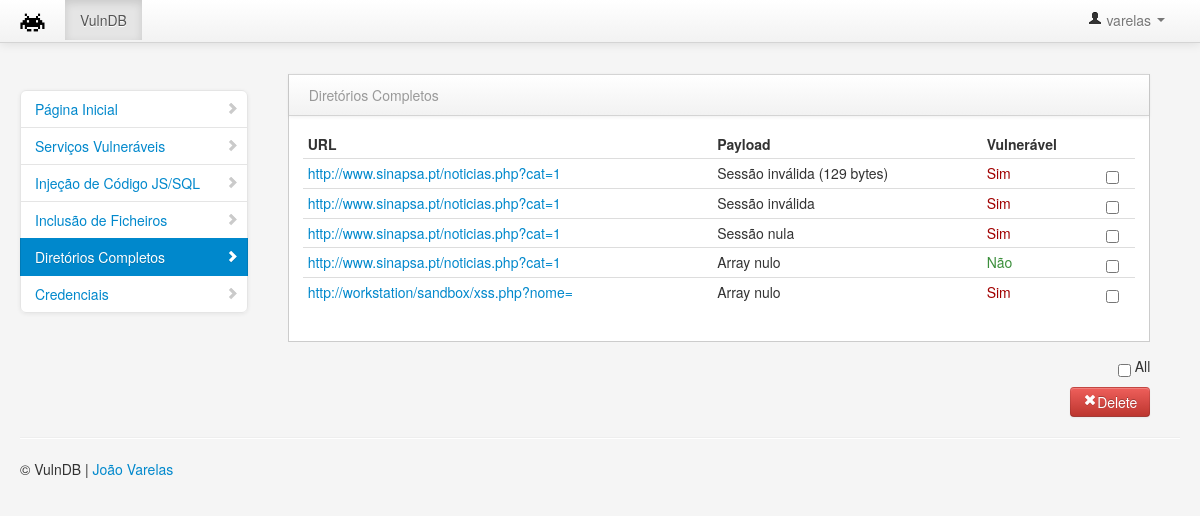
Page /vulndb/fpd.php (signed in) on the committed database.
### tables this page shows
CREATE TABLE IF NOT EXISTS `fpd` (
  `id` int(11) NOT NULL AUTO_INCREMENT,
  `url` varchar(255) NOT NULL,
  `payload` varchar(255) NOT NULL,
  `vuln` tinyint(1) NOT NULL,
  PRIMARY KEY (`id`)
);

### vulndb/fpd.php (the view, shortened to what this page needs)
<?php
include("includes/db.php");
include("includes/header.php");
include("includes/sidebar.php");
?>
                <div class="span9" id="content">
<div class="row-fluid">
                        <div class="block">
                            <div class="navbar navbar-inner block-header">
                                <div class="muted pull-left">Diret&#xF3;rios Completos</div>
                            </div>
                            <div class="block-content collapse in">
                                <div class="span12">
<form action="fpd.php" method="POST">
  									<table class="table table-condensed">
						              <thead>
						                <tr>
						                  <th>URL</th>
						                  <th>Payload</th>
                                          <th>Vulner&#225;vel</th>
						                </tr>
						              </thead>
						              <tbody>
                                                                      	<?php
	$result = mysqli_query($mysqli,"SELECT * FROM fpd ORDER BY id DESC");
while($row = mysqli_fetch_array($result)) {
?>
						                <tr>
						                  <td><a href="<?php echo $row['url'];?>"><?php echo (strlen($row['url']) > 50 ? substr($row['url'], 0, 50)."..." : $row['url']);?></a></td>
						                  <td><?php echo $row['payload'];?></td>
                                          <td><?php if($row['vuln'] == '1'){echo '<font color="#A10000">Sim</font>';}else{echo '<font color="#3C8F3C">N&#227;o</font>';}?></td>
                                          <td><input name="checkbox[]" type="checkbox" value="<?php echo $row['id']; ?>"></td>
						                </tr>
						                <?php }; ?>
						              </tbody>
						            </table>
                                </div>
                            </div>
                        </div>
                         <p align="right"><input type="checkbox" onClick="toggle(this)" /> All</p>
                        <button style="float:right" class="btn btn-danger" name="del"><i class="icon-remove icon-white"></i>Delete</button></p>
                    </div>
                </div>
            </div>
            <hr>
            <footer>
                <p>&copy; VulnDB | <a href="https://github.com/joaovarelas">Jo&#227;o Varelas</a></p>
            </footer>
        </div>
    </body>
</html>

### vulndb/includes/header.php (shortened to what this page needs)
<!DOCTYPE html>
<html class="no-js">
    <head>
        <link href="bootstrap/css/bootstrap.min.css" rel="stylesheet" media="screen">
        <link href="bootstrap/css/bootstrap-responsive.min.css" rel="stylesheet" media="screen">
        <link href="vendors/easypiechart/jquery.easy-pie-chart.css" rel="stylesheet" media="screen">
        <link href="assets/styles.css" rel="stylesheet" media="screen">
        <link href="assets/DT_bootstrap.css" rel="stylesheet" media="screen">
              <link href="vendors/uniform.default.css" rel="stylesheet" media="screen">
    </head>
    <body>
        <div class="navbar navbar-fixed-top">
            <div class="navbar-inner">
                <div class="container-fluid">
                    <a class="brand" href="index.php"><img src="./images/space.png" width="25px" height="25px"></a>
                    <div class="nav-collapse collapse">
                        <ul class="nav pull-right">
                            <li class="dropdown">
                                <a href="#" role="button" class="dropdown-toggle" data-toggle="dropdown"> <i class="icon-user"></i> <?php echo $_SESSION['username'];?> <i class="caret"></i>
                                </a>
                            </li>
                        </ul>
                        <ul class="nav">
                            <li class="active">
                                <a href="index.php">VulnDB</a>
                            </li>
                        </ul>
                    </div>
                </div>
            </div>
        </div>

### vulndb/includes/sidebar.php (shortened to what this page needs)
<div class="container-fluid">
    <div class="row-fluid">
        <div class="span3" id="sidebar">
            <ul class="nav nav-list bs-docs-sidenav nav-collapse collapse">
                <li <?php if(basename($_SERVER["SCRIPT_FILENAME"]) == 'index.php'){echo ' class="active" ';}?>>
                    <a href="index.php"><i class="icon-chevron-right"></i> P&#225;gina Inicial</a>
                </li>
                <li <?php if(basename($_SERVER["SCRIPT_FILENAME"]) == 'svc.php'){echo ' class="active" ';}?>>
                    <a href="svc.php"><i class="icon-chevron-right"></i> Servi&#231;os Vulner&#225;veis</a>
                </li>
                <li <?php if(basename($_SERVER["SCRIPT_FILENAME"]) == 'ce.php'){echo ' class="active" ';}?>>
                    <a href="ce.php"><i class="icon-chevron-right"></i> Inje&#231;&#227;o de C&#243;digo JS/SQL</a>
                </li>
                <li <?php if(basename($_SERVER["SCRIPT_FILENAME"]) == 'fi.php'){echo ' class="active" ';}?>>
                    <a href="fi.php"><i class="icon-chevron-right"></i> Inclus&#227;o de Ficheiros</a>
                </li>
                <li <?php if(basename($_SERVER["SCRIPT_FILENAME"]) == 'fpd.php'){echo ' class="active" ';}?>>
                    <a href="fpd.php"><i class="icon-chevron-right"></i> Diret&#243;rios Completos</a>
                </li>
                <li <?php if(basename($_SERVER["SCRIPT_FILENAME"]) == 'bf.php'){echo ' class="active" ';}?>>
                    <a href="bf.php"><i class="icon-chevron-right"></i> Credenciais</a>
                </li>
            </ul>
        </div>

### vulndb/assets/styles.css (style rules this page uses)
body { padding-top: 0; padding-bottom: 40px; background-color: #f5f5f5; }
@media (min-width: 979px) { body { padding-top: 60px; } }
#content { margin-left:0px; }
.block { border: 1px solid #ccc; background: white; margin: 1em 0em; border-top: none; }
.block-content { margin: 1em; min-height: .25em; }
.block-header { margin-bottom: 0px; border-right: none; border-left: none; -webkit-border-radius: 0px; -moz-border-radius: 0px; border-radius: 0px; }
.block-header div { padding-top: 10px; }
.bs-docs-sidenav { max-width: 228px; margin: 30px 0 0; padding: 0; background-color: #fff; -webkit-border-radius: 6px; -moz-border-radius: 6px; border-radius: 6px; -webkit-box-shadow: 0 1px 4px rgba(0,0,0,.065); -moz-box-shadow: 0 1px 4px rgba(0,0,0,.065); box-shadow: 0 1px 4px rgba(0,0,0,.065); }
.bs-docs-sidenav > li > a { display: block; width: 190px \9; margin: 0 0 -1px; padding: 8px 14px; border: 1px solid #e5e5e5; }
.bs-docs-sidenav > li:first-child > a { -webkit-border-radius: 6px 6px 0 0; -moz-border-radius: 6px 6px 0 0; border-radius: 6px 6px 0 0; }
.bs-docs-sidenav > li:last-child > a { -webkit-border-radius: 0 0 6px 6px; -moz-border-radius: 0 0 6px 6px; border-radius: 0 0 6px 6px; }
.bs-docs-sidenav > .active > a { position: relative; z-index: 2; padding: 9px 15px; border: 0; text-shadow: 0 1px 0 rgba(0,0,0,.15); -webkit-box-shadow: inset 1px 0 0 rgba(0,0,0,.1), inset -1px 0 0 rgba(0,0,0,.1); -moz-box-shadow: inset 1px 0 0 rgba(0,0,0,.1), inset -1px 0 0 rgba(0,0,0,.1); box-shadow: inset 1px 0 0 rgba(0,0,0,.1), inset -1px 0 0 rgba(0,0,0,.1); }
.bs-docs-sidenav .icon-chevron-right { float: right; margin-top: 2px; margin-right: -6px; opacity: .25; }
.bs-docs-sidenav .active .icon-chevron-right, .bs-docs-sidenav .active a:hover .icon-chevron-right { opacity: 1; }

### rows in the picture
fpd: url "http://www.sinapsa.pt/noticias.php?cat=1", payload "Sessão inválida (129 bytes)", vuln "Sim"
fpd: url "http://www.sinapsa.pt/noticias.php?cat=1", payload "Sessão inválida", vuln "Sim"
fpd: url "http://www.sinapsa.pt/noticias.php?cat=1", payload "Sessão nula", vuln "Sim"
fpd: url "http://www.sinapsa.pt/noticias.php?cat=1", payload "Array nulo", vuln "Não"
fpd: url "http://workstation/sandbox/xss.php?nome=", payload "Array nulo", vuln "Sim"

### other values in the picture
$_SESSION['username'] "varelas"
